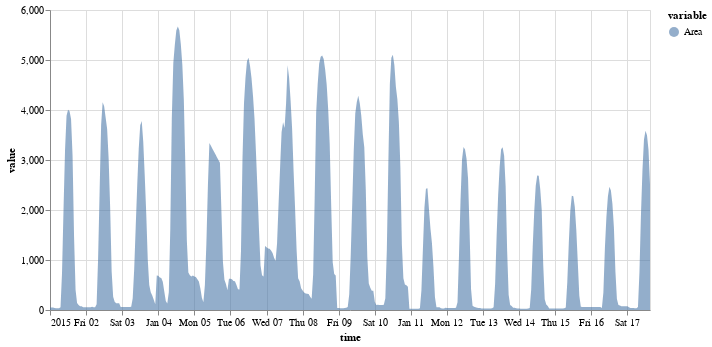

Here is the notebook cell this chart was saved with:
### Markdown cell above
With a single time series

### Code cell
on.Plot(ts_uni.head(400))\
    .add(on.marks.area)\
    .properties(width=600)\
    .show()

### Figure 1 — Vega specification as saved in the notebook (floating-point values rounded to 4 significant figures; data arrays with more than 128 entries replaced by an {"elided": "..."} marker saying what was removed)
{"$schema": "https://vega.github.io/schema/vega/v5.json", "data": [{"name": "source_0", "values": {"elided": "400 records"}, "transform": [{"type": "formula", "expr": "toDate(datum['time'])", "as": "time"}]}, {"name": "source_0_color_domain_area", "values": [{"area": "Area"}]}], "marks": [{"type": "group", "name": "layer_0_pathgroup", "from": {"facet": {"data": "source_0", "name": "faceted_path_layer_0_main", "groupby": ["area"]}}, "encode": {"update": {"width": {"field": {"signal": null, "datum": null, "group": "width", "parent": null}}, "height": {"field": {"signal": null, "datum": null, "group": "height", "parent": null}}}}, "marks": [{"type": "area", "name": "layer_0_marks", "from": {"data": "faceted_path_layer_0_main"}, "sort": {"field": "x"}, "encode": {"update": {"y2": {"field": "value_start", "scale": "y"}, "fill": {"field": "area", "scale": "color"}, "defined": {"signal": "isValid(datum[\"time\"]) && isFinite(+datum[\"time\"]) && isValid(datum[\"value\"]) && isFinite(+datum[\"value\"])"}, "y": {"field": "value_end", "scale": "y"}, "x": {"field": "time", "scale": "x"}, "opacity": {"value": 0.6}, "orient": {"value": "vertical"}}}, "style": ["area"]}]}], "scales": [{"name": "x", "type": "time", "domain": {"data": "source_0", "field": "time"}, "range": [0, {"signal": "width"}]}, {"name": "y", "type": "linear", "domain": {"data": "source_0", "fields": ["value_start", "value_end"]}, "range": [{"signal": "height"}, 0], "nice": true, "zero": true}, {"name": "color", "type": "ordinal", "domain": {"data": "source_0_color_domain_area", "field": "area", "sort": true}, "range": "category"}], "axes": [{"scale": "x", "minExtent": 0, "ticks": false, "orient": "bottom", "maxExtent": 0, "labels": false, "gridScale": "y", "grid": true, "aria": false, "zindex": 0, "tickCount": {"signal": "ceil(width/40)"}, "domain": false}, {"scale": "y", "domain": false, "grid": true, "maxExtent": 0, "tickCount": {"signal": "ceil(height/40)"}, "labels": false, "aria": false, "minExtent": 0, "ticks": false, "zindex": 0, "orient": "left", "gridScale": "x"}, {"scale": "x", "labelFlush": true, "zindex": 0, "labelOverlap": true, "orient": "bottom", "grid": false, "title": "time", "tickCount": {"signal": "ceil(width/40)"}}, {"scale": "y", "title": "value", "labelOverlap": true, "tickCount": {"signal": "ceil(height/40)"}, "orient": "left", "zindex": 0, "grid": false}], "height": 300, "padding": 5, "style": "cell", "width": 600, "background": "white", "legends": [{"title": "variable", "fill": "color", "symbolType": "circle", "encode": {"symbols": {"update": {"opacity": {"value": 0.6}}}}}]}
